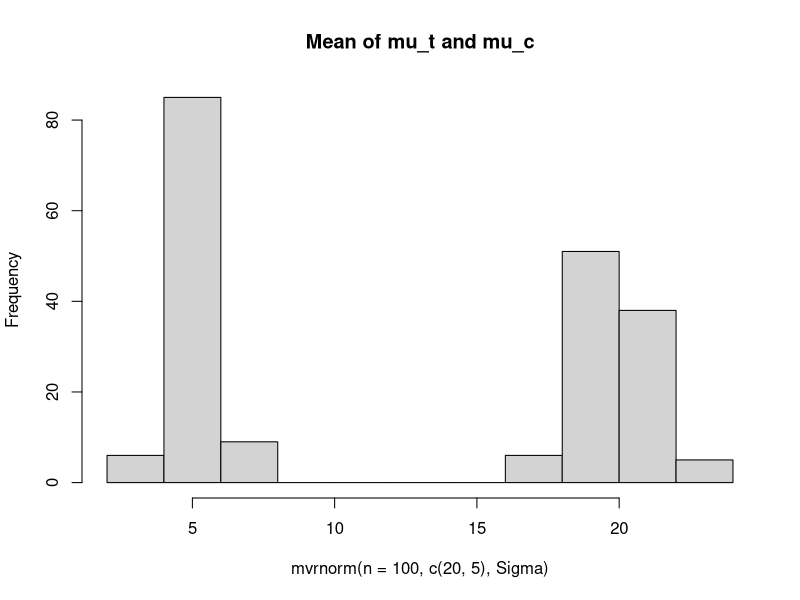
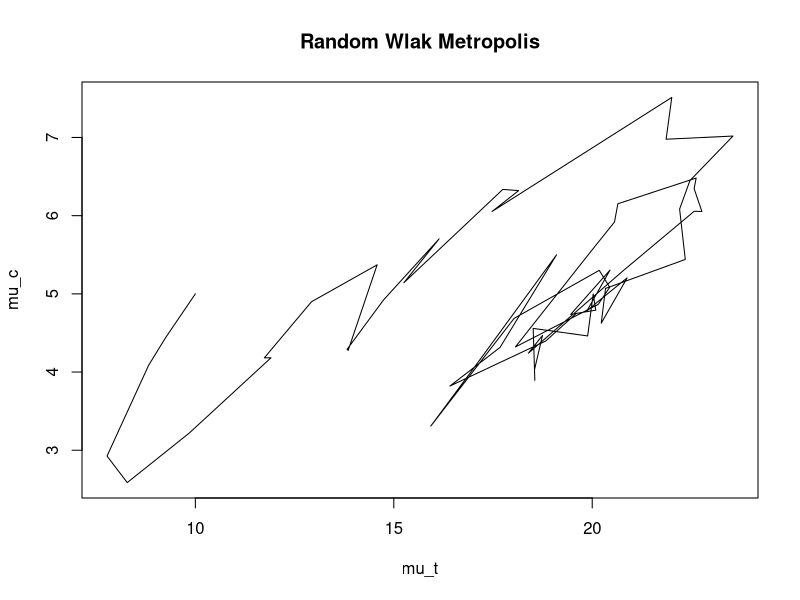
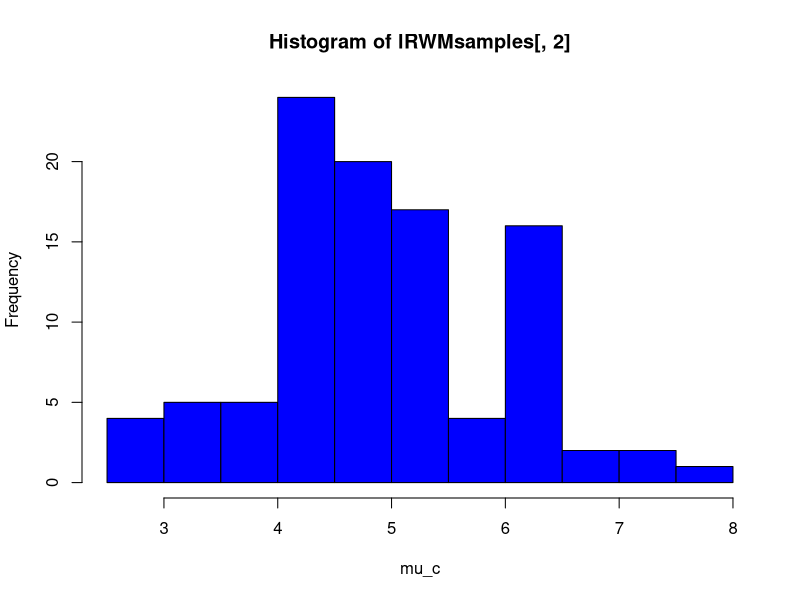
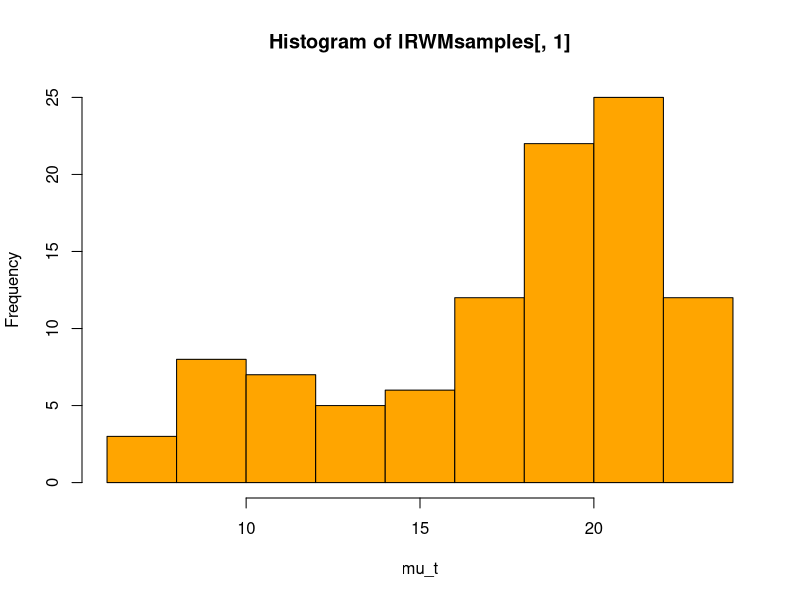
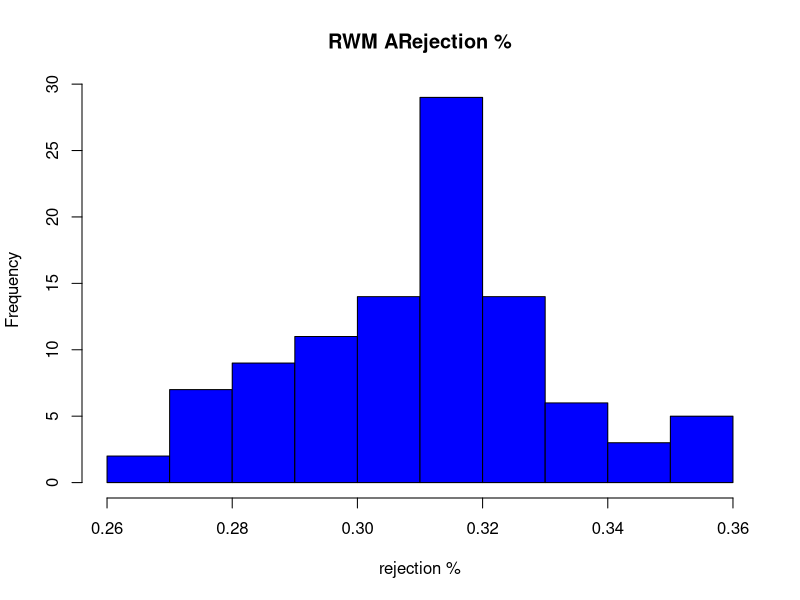
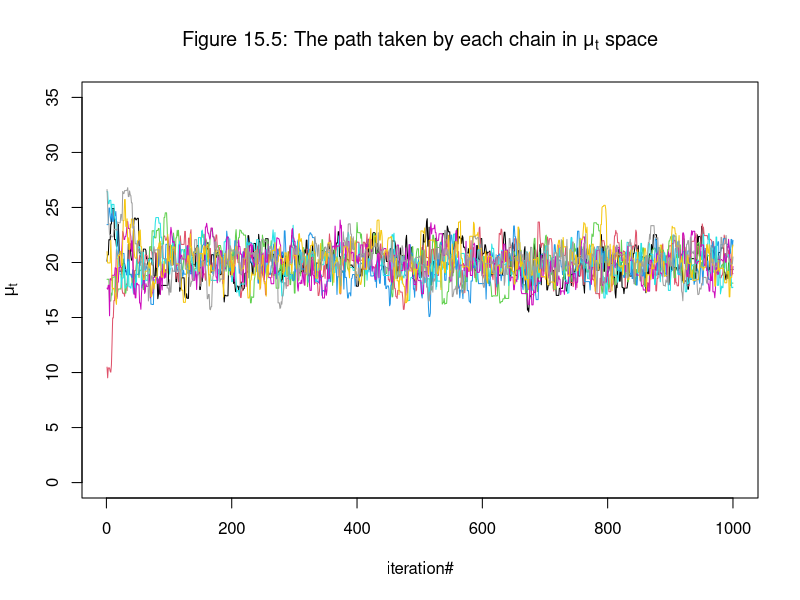
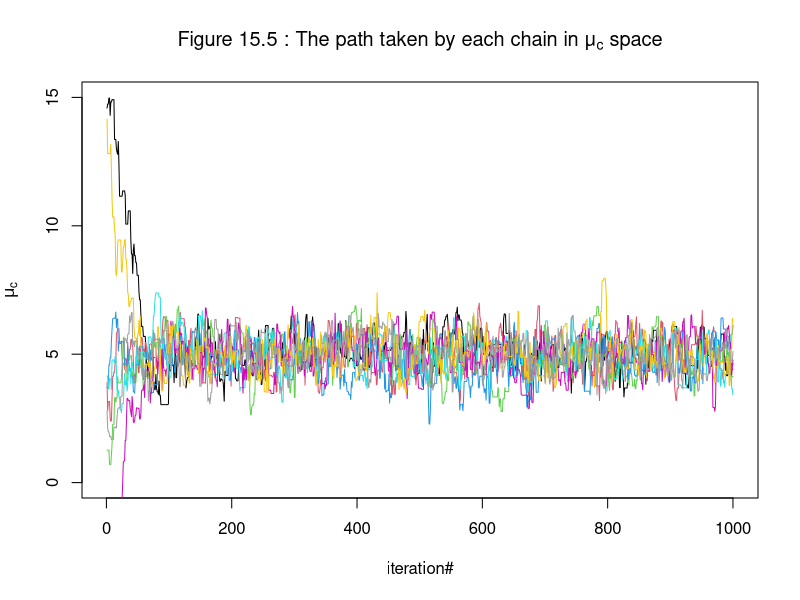

The R script that drew these images, in order:
## ---- chunk 1
library (MASS)
Sigma <- matrix(c(2,0.8,0.8,0.5),2,2)
hist(mvrnorm(n = 100, c(20,5), Sigma), main = "Mean of mu_t and mu_c")
## ---- chunk 2
ldebug <- 0
Sigma <- matrix(c(2, 0.8, 0.8, 0.5), 2, 2)
## ---- chunk 3
fproposal <- function(theta_current){
  if (ldebug == 1) cat("\nfproposal:theta_current = ", theta_current)
  return(mvrnorm(n=1, mu = theta_current,Sigma = Sigma))
}
## ---- chunk 4
library (mvtnorm)
fGetRatio <- function(theta_current, theta_proposed) {
  r <- dmvnorm(theta_proposed, c(20, 5), sigma = Sigma) / dmvnorm(theta_current ,c(20, 5), sigma = Sigma)
  
  if (ldebug == 1) cat("\nfGetRatio:r= ", r)
  
  return(r)

}

## ---- chunk 5
fAcceptReject <- function(theta_current, theta_proposed) {
  r <- fGetRatio(theta_current, theta_proposed)
  
  u <- runif(1,0,1)
  if ( r > u)
   return(theta_proposed)
  else
   return(theta_current)
}

## ---- chunk 6

fSample <- function(theta_current) {
  if (ldebug == 1) cat("\nfSample: theta_current= ", theta_current)
  
  theta_proposed <- fproposal(theta_current)
  if (ldebug == 1) cat("\nfSample:theta_proposed= ", theta_proposed)
  
  theta_accepted <- fAcceptReject(theta_current, theta_proposed)
  if (ldebug == 1) cat("\nfSample:theta_accepted= ", theta_accepted)
  
  return(theta_accepted)
  
}

## ---- chunk 7
RWMetropolis <- function(theta, N) {
  if (ldebug == 1) cat("\nRWMetropolis: theta = ", theta)
  
  nRejected <- 0
  nextSample <- matrix(nrow = 1, ncol = 2)
  
  ltheta <- matrix(nrow = N, ncol = 2)
  ltheta[1,] <- theta
  
  for (t in 2:N){
    nextSample[1,] <- fSample(ltheta[t-1,])
  
    ifelse(nextSample[1,] == ltheta[t-1,], nRejected <- nRejected + 1, 0)
    
    ltheta[t,] <- nextSample[1,]
    
  }
  
  result <- list("nRejected" = nRejected , "samples" = ltheta)
  return(result)
}
## ---- chunk 8
theta_starting <- c(10,5)
ldebug <- 0
result <- RWMetropolis(theta_starting,100)
noOfRejectedSamples <- result$"nRejected"
lRWMsamples <- result$samples

cat("\n No. of Rejected Samples: ", noOfRejectedSamples)
cat("\n % of rejected samples = ", noOfRejectedSamples/(100 + noOfRejectedSamples) )

## ---- chunk 9
plot(lRWMsamples, type = 'l', xlab = "mu_t", ylab = "mu_c", main = "Random Wlak Metropolis")
## ---- chunk 10
hist(lRWMsamples[,2], col ="blue", xlab = "mu_c")
hist(lRWMsamples[,1], col ="orange", xlab = "mu_t")
## ---- chunk 11
acceptancePerc <- vector()
for(i in 1:100) {
  result <- RWMetropolis(theta_starting,100)
  acceptancePerc[i] <- result$"nRejected" / (100 + result$"nRejected")
}

hist(acceptancePerc, xlab = "rejection %", main = "RWM ARejection %", col = "blue")

## ---- chunk 12
fWithin <- function(lSamples){
  return(mean(sapply(lSamples, var)))
}
## Testing it
#lSamples <- lapply(seq(1, 10, 1), function(i) rbinom(100, 100, 0.5))
#fWithin(lSamples)
## ---- chunk 13
fBetween <- function(lSamples){
  lMean <- sapply(lSamples, mean)
  aMean <- mean(lMean)
  m <- length(lSamples)
  t <- length(lSamples[[1]])
  return((t / (m - 1)) * sum((lMean - aMean) ^ 2))
}
  
## ---- chunk 14
fRhat <- function(lSamples){
  W <- fWithin(lSamples)
  B <- fBetween(lSamples)
  t <- length(lSamples[[1]])
  return(sqrt((W + (1 / t) * (B - W)) / W))
}
## ---- chunk 15
theta_starting <- c(20,5)
numSamples <- 5

acceptancePerc <- vector()

lSamples <- list()

for(i in 1:8) {
  result <- RWMetropolis(theta_starting,numSamples)
  lRWMsamples <- result$samples
  lSamples[[i]] <- lRWMsamples
  acceptancePerc[i] <- result$"nRejected" / (numSamples + result$"nRejected")
}

lRhat <- fRhat(lSamples)
## ---- chunk 16
cat("\nRhat : ", lRhat)
cat("\n Rejected % : ", acceptancePerc)
## ---- chunk 17

numSamples <- 1000
acceptancePerc <- vector()
lSamples <- list()

for(i in 1:8) {
  theta_starting <- mvrnorm(n=1, c(20, 5), Sigma = 40 * diag(2))
  result <- RWMetropolis(theta_starting,numSamples)
  lRWMsamples <- result$samples
  lSamples[[i]] <- lRWMsamples
  acceptancePerc[i] <- result$"nRejected" / (numSamples + result$"nRejected")
}

lRhat <- fRhat(lSamples)

## ---- chunk 18
cat("\nRhat : ", lRhat)
cat("\nRejected % : ", acceptancePerc)

## ---- chunk 19
dim(lSamples[[1]])
## ---- chunk 20

mu_t <- matrix(nrow = 8, ncol = numSamples)
mu_c <- matrix(nrow = 8, ncol = numSamples)

for (i in 1:8) {
  mu_t[i,] <- lSamples[[i]][,1]
  mu_c[i,] <- lSamples[[i]][,2]
}


## ---- chunk 21
palette()
## ---- chunk 22

plot(mu_t[1,], type="l", col=1, ylim = c(0, 35), xlab = "iteration#", 
     ylab = expression(paste(mu[t])), 
     main = expression(paste("Figure 15.5: The path taken by each chain in ", μ[t]," space")))

for(i in 2:8){
  lines(mu_t[i,], type="l", col=i)
}

## ---- chunk 23
plot(mu_c[1,], type="l", col=1, ylim = c(0, 15), xlab = "iteration#", 
     ylab = expression(paste(mu[c])), 
     main = expression(paste("Figure 15.5 : The path taken by each chain in ", μ[c]," space")))

for(i in 2:8){
  lines(mu_c[i,], type="l", col=i)
}
